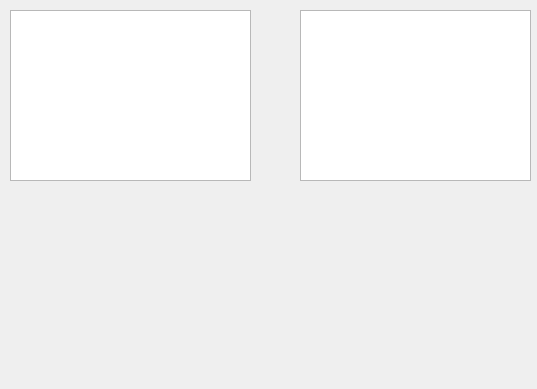
<?xml version="1.0" encoding="UTF-8"?>
<ui version="4.0">
 <class>BFS_DFS</class>
 <widget class="QWidget" name="BFS_DFS">
  <property name="geometry">
   <rect>
    <x>0</x>
    <y>0</y>
    <width>537</width>
    <height>389</height>
   </rect>
  </property>
  <property name="windowTitle">
   <string>Form</string>
  </property>
  <widget class="QListWidget" name="listWidget">
   <property name="geometry">
    <rect>
     <x>10</x>
     <y>10</y>
     <width>241</width>
     <height>171</height>
    </rect>
   </property>
  </widget>
  <widget class="QListWidget" name="listWidget_2">
   <property name="geometry">
    <rect>
     <x>300</x>
     <y>10</y>
     <width>231</width>
     <height>171</height>
    </rect>
   </property>
  </widget>
 </widget>
 <resources/>
 <connections/>
</ui>
